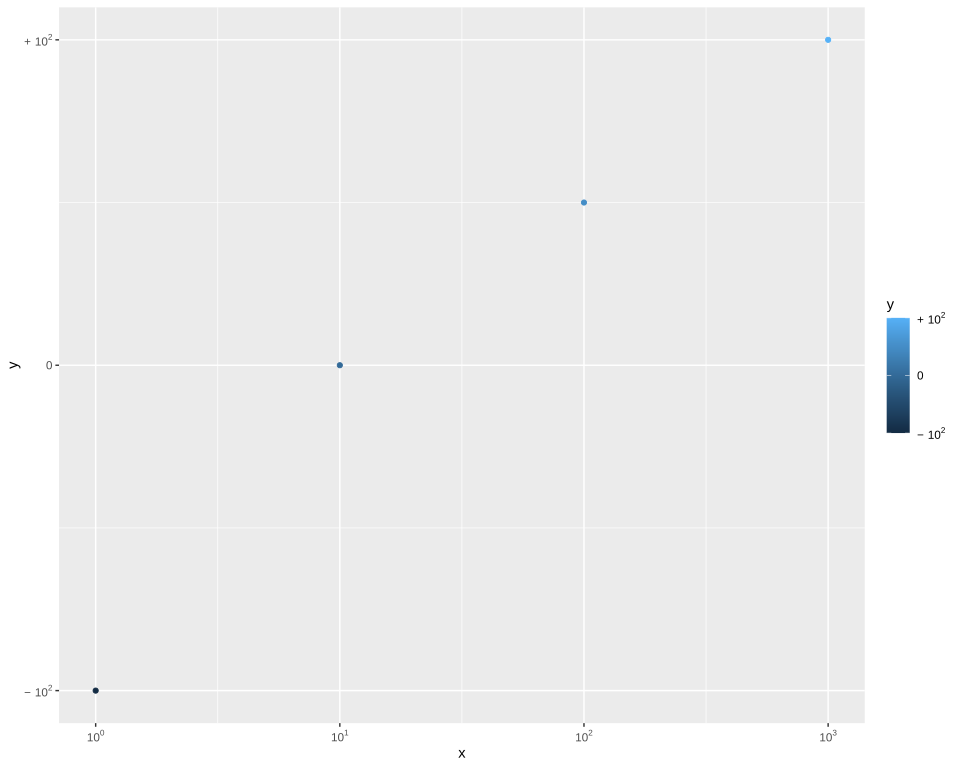

Source code (R):
# The plot test/golden/labels_log.svg draws, drawn by ggplot2 itself, as ggplot2's own visual tests
# draw their snapshots: the independent check on that golden whenever it changes. The suite never
# runs this; it needs R, ggplot2 and vdiffr, saved as the Docker image giggly-r:ggplot2-4.0.3, and
# for the gradient svglite and the Liberation fonts, saved as giggly-r:ggplot2-4.0.3-svglite. From
# the repository's root:
#
#   docker run --rm -v "$PWD/test/golden":/golden:ro giggly-r:ggplot2-4.0.3-svglite \
#     Rscript /golden/labels_log.R > labels_log.ggplot2.svg
#   docker run --rm -e SVGLITE=1 -v "$PWD/test/golden":/golden:ro \
#     giggly-r:ggplot2-4.0.3-svglite Rscript /golden/labels_log.R > labels_log.svglite.svg
#
# and compare the first drawing element by element and the gradient's stops against the second,
# as test/golden/point_colourbar.R describes.
#
# label_log()'s powers, drawn as plotmath draws a^b: on a log x axis, each base at the label's
# size and its exponent at 0.7 of it, raised, the axis as deep as the highest; on the y axis and
# on a colour bar, signed, each sign in the symbol font a thin space before its base, and the zero
# between them boxed by its own glyph. First checked with ggplot2 4.0.3, vdiffr 1.0.9 and svglite
# 2.2.2: every element and clip path matches vdiffr's but svglite's around the whole drawing and
# the bar's fill, every stop matches svglite's, and the one departure is test/golden/point.R's,
# the x axis drawn before the y.

library(ggplot2)

points <- data.frame(x = c(1, 10, 100, 1000), y = c(-100, 0, 50, 100))

plot <- ggplot(points, aes(x, y, colour = y)) +
  geom_point() +
  scale_x_log10(labels = scales::label_log()) +
  scale_y_continuous(breaks = c(-100, 0, 100), labels = scales::label_log()) +
  scale_colour_continuous(breaks = c(-100, 0, 100), labels = scales::label_log()) +
  guides(colour = guide_colourbar(display = "gradient")) +
  theme_gray()

file <- tempfile(fileext = ".svg")
if (nzchar(Sys.getenv("SVGLITE"))) {
  svglite::svglite(file, width = 10, height = 8, system_fonts = list(sans = "Liberation Sans"))
  print(plot)
  invisible(dev.off())
} else {
  vdiffr::write_svg(plot, file)
}
cat(readLines(file), sep = "\n")
